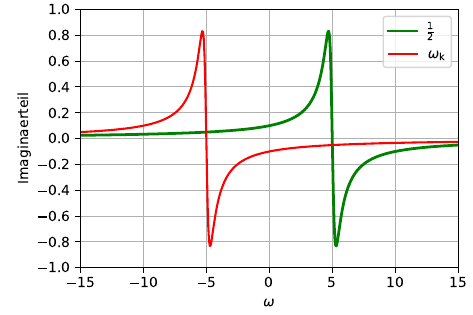

The script that saved this image:
import matplotlib.pyplot as plt
import numpy as np
a = 0.3
wc = 5
wk = np.linspace(-15, 15, 500)
A, B, C, D = -1/2, wc/2, -1/2, -wc/2 
impt3 = (A*wk+B)/((wk-wc)**2 + a**2)
impt4 = (C*wk+D)/((wk+wc)**2 + a**2)
fig, ax = plt.subplots()
fig.set_size_inches(120/25.4,80/25.4)
g1, = ax.plot(wk, impt3, 'g-',\
  lw=2 , label=r'$\frac{1}{2}$')
g2, = ax.plot(wk, impt4, 'r-',\
  label=r'$\omega_{\mathrm{k}}$')
# fuer Legende: Komma nach g1 und g2
# nicht vergessen beim Plot-Befehl!
plt.legend(handles=[g1, g2])
plt.xticks(np.arange(-15,15+5,step=5))
plt.yticks(np.arange(-1,1+0.2,step=0.2))
ax.set_xlim([-15,15])
ax.set_ylim([-1,1])
plt.grid()
plt.xlabel('$\\omega$')
plt.ylabel('Imaginaerteil')
plt.subplots_adjust(left=0.17,\
  right=0.97, top=0.97, bottom=0.15)
plt.savefig('universalgrafik.pdf')
